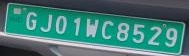
#> input picture ocr/test_samples/sample_plate_gj01.jpg, 189 x 56 px
$ python license_plate_ocr.py test_samples/sample_plate_gj01.jpg
#> lines starting #> are read from the running program, lines starting #| are printed output that depends on the picture
#> in main, crop is the input picture: shape (56, 189, 3); mean B, G, R 116.7, 121.1, 66.4
#| Image Resolution: 189x56 (Channels: 3)
"""
NETRA — License Plate Optical Character Recognition (OCR) Engine
Component: Model 3 — Plate Text Recognition & Validation
Project: SIH 2026 NETRA

Architecture:
  Plate Crop (OpenCV BGR)
    → Crop Validation
    → Gentle Preprocessing (8% Border Padding, H=48 Aspect-Preserved Resize, LAB-CLAHE)
    → PaddleOCR Recognition-Only (det=False, rec=True, cls=True) on CPU
    → Text Cleaning & Normalization (Uppercase, Alphanumeric Filtering)
    → Position-Aware OCR Ambiguity Correction (O/0, I/1, Z/2, S/5, B/8)
    → Indian Plate Baseline Format Validation (^[A-Z]{2}[0-9]{1,2}[A-Z]{0,3}[0-9]{4}$)
    → Structured Output & Fallback OCR against Unmodified Crop
"""

import os
import re
import sys
import logging
from typing import Dict, Any, Tuple, Optional, Set
import cv2
import numpy as np

# Configure module logger
logger = logging.getLogger("NETRA.OCR")
if not logger.handlers:
    handler = logging.StreamHandler()
    handler.setFormatter(logging.Formatter("[%(asctime)s] [%(levelname)s] [NETRA.OCR] %(message)s"))
    logger.addHandler(handler)
logger.setLevel(logging.INFO)

# Baseline Indian License Plate Regular Expression
# Format: 2-letter State Code + 1-2 digit District Code + 0-3 letter Series Code + 4 digit Registration
# Examples: MH12DE1433, DL1CAB1234, GJ01WC8529, KA531234, TN04AZ6643
# Note: This is a practical baseline rule representing standard civilian, commercial, and transport
# vehicles. It does NOT cover every possible specialized format (such as Bharat Series 22BH...,
# military upward-arrow plates, diplomatic CD/CC series, or temporary numbers).
BASELINE_INDIAN_PLATE_REGEX = re.compile(r"^[A-Z]{2}[0-9]{1,2}[A-Z]{0,3}[0-9]{4}$")

# Standard Two-Letter State & Union Territory Codes of India (CMVR Rule 50)
INDIAN_STATE_CODES: Set[str] = {
    "AN", "AP", "AR", "AS", "BR", "CG", "CH", "DD", "DH", "DL", "DN",
    "GA", "GJ", "HP", "HR", "JH", "JK", "KA", "KL", "LA", "LD", "MH",
    "ML", "MN", "MP", "MZ", "NL", "OD", "PB", "PY", "RJ", "SK", "TR",
    "TS", "UK", "UP", "WB", "OR", "UA"
}

# OCR Character Ambiguity Mapping Tables
# Applied strictly based on expected character position (numeric vs alphabetic)
NUM_TO_ALPHA: Dict[str, str] = {
    "0": "O",
    "1": "I",
    "2": "Z",
    "5": "S",
    "8": "B",
}

ALPHA_TO_NUM: Dict[str, str] = {
    "O": "0",
    "I": "1",
    "Z": "2",
    "S": "5",
    "B": "8",
}


def clean_plate_text(raw_text: Optional[str]) -> str:
    """
    Cleans raw OCR output text:
    - Converts to uppercase
    - Strips whitespace and linebreaks
    - Removes punctuation and symbols (hyphens, dots, quotes, colons, underscores)
    - Preserves only valid alphanumeric characters [A-Z0-9]
    """
    if not raw_text:
        return ""
    text = str(raw_text).upper().strip()
    return re.sub(r"[^A-Z0-9]", "", text)


def validate_indian_plate_format(text: str) -> bool:
    """
    Validates whether the cleaned registration string strictly matches
    the baseline Indian license plate regular expression:
    ^[A-Z]{2}[0-9]{1,2}[A-Z]{0,3}[0-9]{4}$
    """
    if not text:
        return False
    return bool(BASELINE_INDIAN_PLATE_REGEX.match(text))


def disambiguate_indian_plate(text: str) -> Tuple[str, bool]:
    """
    Applies position-aware OCR character disambiguation according to the
    Indian license plate baseline structure.

    Ambiguity substitutions (O<->0, I<->1, Z<->2, S<->5, B<->8) are NEVER applied
    blindly across the entire string. They are only substituted when a character's
    position demands a numeric or alphabetic type:
    - Positions 0 & 1 (State Code): Strictly Alphabetic [A-Z]
    - Position 2 (and 3 if 2-digit RTO): Strictly Numeric [0-9]
    - Middle Series (0-3 chars): Strictly Alphabetic [A-Z]
    - Last 4 Characters (Registration Number): Strictly Numeric [0-9]

    Returns:
        Tuple[str, bool]: (disambiguated_text, is_valid_format)
    """
    clean = clean_plate_text(text)
    if not clean:
        return "", False

    # If already fully valid according to baseline regex, return immediately
    if validate_indian_plate_format(clean):
        return clean, True

    n = len(clean)
    # Valid baseline Indian plate lengths range from 7 (e.g. DL11234) to 11 (e.g. DL10CAB1234)
    if n < 7 or n > 11:
        return clean, False

    best_candidate: Optional[str] = None
    min_penalty = float("inf")

    # Middle characters between state code (first 2) and registration digits (last 4)
    mid_raw = clean[2:n - 4]
    mid_len = len(mid_raw)

    # In India, only Delhi (DL) historically issues 1-digit district codes (DL 1 ... DL 9).
    # All other states strictly use 2-digit district codes (01 to 99).
    state_prefix = clean[:2]
    d_lens = (1, 2) if state_prefix == "DL" else (2, 1)

    for d_len in d_lens:
        s_len = mid_len - d_len
        if s_len not in (0, 1, 2, 3):
            continue

        subs = 0
        cand_parts = []
        possible = True

        # 1. State Code (Indices 0, 1): Expected ALPHABETIC
        for ch in clean[:2]:
            if ch.isalpha():
                cand_parts.append(ch)
            elif ch in NUM_TO_ALPHA:
                cand_parts.append(NUM_TO_ALPHA[ch])
                subs += 1
            else:
                possible = False
                break
        if not possible:
            continue

        # 2. District Code: mid_raw[:d_len] expected NUMERIC
        for ch in mid_raw[:d_len]:
            if ch.isdigit():
                cand_parts.append(ch)
            elif ch in ALPHA_TO_NUM:
                cand_parts.append(ALPHA_TO_NUM[ch])
                subs += 1
            else:
                possible = False
                break
        if not possible:
            continue

        # 3. Series Code: mid_raw[d_len:] expected ALPHABETIC
        for ch in mid_raw[d_len:]:
            if ch.isalpha():
                cand_parts.append(ch)
            elif ch in NUM_TO_ALPHA:
                cand_parts.append(NUM_TO_ALPHA[ch])
                subs += 1
            else:
                possible = False
                break
        if not possible:
            continue

        # 4. Registration Digits (Last 4 chars): Expected NUMERIC
        for ch in clean[-4:]:
            if ch.isdigit():
                cand_parts.append(ch)
            elif ch in ALPHA_TO_NUM:
                cand_parts.append(ALPHA_TO_NUM[ch])
                subs += 1
            else:
                possible = False
                break
        if not possible:
            continue

        candidate_str = "".join(cand_parts)
        if validate_indian_plate_format(candidate_str):
            cand_state = candidate_str[:2]
            # Reward recognized valid Indian state codes
            state_bonus = -0.5 if cand_state in INDIAN_STATE_CODES else 0.0
            penalty = subs + state_bonus
            if penalty < min_penalty:
                min_penalty = penalty
                best_candidate = candidate_str

    if best_candidate is not None:
        return best_candidate, True

    return clean, False


class LicensePlateOCR:
    """
    Production-grade License Plate Optical Character Recognition (OCR) engine.

    Features:
    - PaddleOCR recognition-only inference (rec=True, det=False, cls=True)
    - Fixed CPU inference runtime bypassing OneDNN fused_conv2d defects
    - Non-aggressive preprocessing (aspect-preserved height normalization to 48px,
      8% border padding, gentle LAB-space CLAHE)
    - Fallback verification using unmodified original plate crops
    - Position-aware Indian license plate character disambiguation
    - Structured JSON-compatible output format
    """

    def __init__(
        self,
        confidence_threshold: float = 0.50,
        target_height: int = 48,
        padding_ratio: float = 0.08,
        enable_clahe: bool = True,
        clahe_clip_limit: float = 1.5,
        clahe_grid_size: Tuple[int, int] = (8, 8),
        enable_fallback: bool = True,
        use_gpu: bool = False,
        lang: str = "en",
    ) -> None:
        """
        Initializes the LicensePlateOCR engine.

        Args:
            confidence_threshold: Minimum confidence score [0.0, 1.0] to accept text. Default 0.50.
            target_height: Normalized plate height in pixels. Default 48.
            padding_ratio: Fractional padding added around the crop. Default 0.08 (8%).
            enable_clahe: Whether to apply gentle CLAHE contrast enhancement. Default True.
            clahe_clip_limit: CLAHE clip limit (lower values prevent character distortion). Default 1.5.
            clahe_grid_size: CLAHE tile grid size. Default (8, 8).
            enable_fallback: If True, evaluates unmodified crop if preprocessed crop fails validation.
            use_gpu: Whether to use GPU (False keeps OCR on CPU to protect 4GB VRAM). Default False.
            lang: Language dictionary for PaddleOCR. Default 'en'.
        """
#> called with confidence_threshold = 0.5, target_height = 48, padding_ratio = 0.08, enable_clahe = True, clahe_clip_limit = 1.5, clahe_grid_size = (8, 8), enable_fallback = True, use_gpu = False
        self.confidence_threshold = float(confidence_threshold)
        self.target_height = int(target_height)
        self.padding_ratio = float(padding_ratio)
        self.enable_clahe = bool(enable_clahe)
        self.clahe_clip_limit = float(clahe_clip_limit)
        self.clahe_grid_size = clahe_grid_size
        self.enable_fallback = bool(enable_fallback)
        self.use_gpu = bool(use_gpu)
        self.lang = str(lang)

        # Lazy/Direct initialization of PaddleOCR
        self._ocr_engine = None
        self._init_engine()
#> (the call stopped at in _init_engine, `self._ocr_engine = PaddleOCR( lang=self.lang, use_gpu=self.use_gpu, en..`: paddleocr is not available in this run)

    def _init_engine(self) -> None:
        """Instantiates PaddleOCR with OneDNN disabled and recognition-only parameters."""
        try:
            from paddleocr import PaddleOCR
            # Initialize with explicit CPU parameters and show_log=False to reduce terminal clutter
            self._ocr_engine = PaddleOCR(
                lang=self.lang,
                use_gpu=self.use_gpu,
                enable_mkldnn=False,   # Critical: Disables OneDNN to prevent fused_conv2d crash
                use_angle_cls=True,    # Orientation classifier for angled/tilted plates
                show_log=False
            )
            logger.info("PaddleOCR recognition engine successfully initialized on CPU (MKLDNN=False).")
        except Exception as exc:
            logger.error(f"Failed to initialize PaddleOCR engine: {exc}")
            raise RuntimeError(f"Could not initialize PaddleOCR: {exc}") from exc

    def validate_crop(self, crop: Optional[np.ndarray]) -> bool:
        """Validates that the input crop is a non-empty, multi-channel image array."""
        if crop is None or not isinstance(crop, np.ndarray):
            return False
        if crop.size == 0 or crop.ndim != 3:
            return False
        h, w, c = crop.shape
#> h = 56; w = 189; c = 3
        if h < 4 or w < 8 or c != 3:
            return False
        return True

    def preprocess(self, crop: np.ndarray) -> np.ndarray:
        """
        Preprocesses a raw plate crop for optimal character recognition:
        1. Adds ~8% border padding (using BORDER_REPLICATE)
        2. Normalizes plate height to target_height (48 px) while preserving aspect ratio
        3. Applies gentle CLAHE contrast enhancement on the luminance channel (LAB space)
        """
        h, w = crop.shape[:2]
#> h = 56; w = 189

        # 1. 8% Border Padding
        pad_y = max(1, int(round(h * self.padding_ratio)))
#> pad_y = 4
        pad_x = max(1, int(round(w * self.padding_ratio)))
#> pad_x = 15
        padded = cv2.copyMakeBorder(
            crop, pad_y, pad_y, pad_x, pad_x,
            borderType=cv2.BORDER_REPLICATE
        )
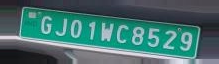
#> padded: shape (64, 219, 3); mean B, G, R 108.7, 110.1, 68.4

        # 2. Aspect-Preserved Resizing to Target Height
        ph, pw = padded.shape[:2]
#> ph = 64; pw = 219
        scale = self.target_height / float(ph)
#> scale = 0.75
        target_width = max(16, int(round(pw * scale)))
#> target_width = 164
        resized = cv2.resize(
            padded,
            (target_width, self.target_height),
            interpolation=cv2.INTER_CUBIC
        )
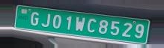
#> resized: shape (48, 164, 3); mean B, G, R 108.7, 110.1, 68.4

        # 3. Gentle CLAHE Contrast Enhancement
        if self.enable_clahe:
            lab = cv2.cvtColor(resized, cv2.COLOR_BGR2LAB)
#> lab: shape (48, 164, 3); mean of channels 0, 1, 2 110.8, 116.3, 125.1
            l_channel, a_channel, b_channel = cv2.split(lab)
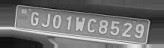
#> l_channel: shape (48, 164); min 14, max 239, mean 110.8
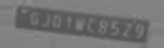
#> a_channel: shape (48, 164); min 82, max 141, mean 116.3
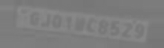
#> b_channel: shape (48, 164); min 117, max 138, mean 125.1
            clahe = cv2.createCLAHE(
                clipLimit=self.clahe_clip_limit,
                tileGridSize=self.clahe_grid_size
            )
            l_enhanced = clahe.apply(l_channel)
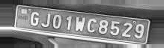
#> l_enhanced: shape (48, 164); min 15, max 255, mean 125
            lab_enhanced = cv2.merge((l_enhanced, a_channel, b_channel))
#> lab_enhanced: shape (48, 164, 3); mean of channels 0, 1, 2 125, 116.3, 125.1
            enhanced = cv2.cvtColor(lab_enhanced, cv2.COLOR_LAB2BGR)
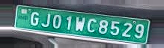
#> enhanced: shape (48, 164, 3); mean B, G, R 122.7, 124.1, 83.9
            return enhanced

        return resized

    def _recognize_single(self, image: np.ndarray) -> Tuple[str, float]:
        """
        Executes recognition-only PaddleOCR inference on a single image array.

        Returns:
            Tuple[str, float]: (raw_recognized_text, confidence_score)
        """
        if self._ocr_engine is None:
            return "", 0.0

        try:
            # det=False: bypass DBNet text detector (YOLO already localized plate)
            # rec=True: SVTR_LCNet recognition
            # cls=True: 180-degree text angle orientation classifier
            results = self._ocr_engine.ocr(image, det=False, rec=True, cls=True)

            if not results or not results[0]:
                return "", 0.0

            first_pred = results[0][0]
            if isinstance(first_pred, tuple) and len(first_pred) >= 2:
                raw_text = str(first_pred[0]).strip()
                conf = float(first_pred[1])
                return raw_text, conf

            return "", 0.0
        except Exception as err:
            logger.warning(f"PaddleOCR recognition exception: {err}")
            return "", 0.0

    def predict(self, crop: Optional[np.ndarray]) -> Dict[str, Any]:
        """
        Recognizes and validates license plate text from an OpenCV BGR crop.

        Args:
            crop: OpenCV BGR image array containing the detected license plate.

        Returns:
            Dict containing:
                "text": str (Cleaned and disambiguated registration string)
                "confidence": float (OCR model confidence score [0.0, 1.0])
                "raw_text": str (Unprocessed OCR engine output)
                "valid_format": bool (True if text conforms to Indian plate regex)
        """
        # Return default empty structure for invalid crops
        if not self.validate_crop(crop):
            return {
                "text": "",
                "confidence": 0.0,
                "raw_text": "",
                "valid_format": False,
            }

        # Step 1: Preprocessed Crop Recognition
        preprocessed = self.preprocess(crop)
        prep_raw, prep_conf = self._recognize_single(preprocessed)
#> prep_raw = ''; prep_conf = 0
        prep_clean = clean_plate_text(prep_raw)
#> prep_clean = ''
        prep_text, prep_valid = disambiguate_indian_plate(prep_clean)
#> prep_text = ''; prep_valid = False

        # Candidate selected by default
        best_text = prep_text
#> best_text = ''
        best_conf = prep_conf
#> best_conf = 0
        best_raw = prep_raw
#> best_raw = ''
        best_valid = prep_valid
#> best_valid = False

        # Step 2: Fallback Evaluation using Raw Unmodified Crop
        # If preprocessed crop yields invalid format, low confidence, or empty text,
        # evaluate the unmodified original crop to prevent over-filtering/artifacts.
        if self.enable_fallback:
            needs_fallback = (
                not prep_valid
                or prep_conf < self.confidence_threshold
                or len(prep_clean) == 0
            )
#> needs_fallback = True

            if needs_fallback:
                raw_raw, raw_conf = self._recognize_single(crop)
#> raw_raw = ''; raw_conf = 0
                raw_clean = clean_plate_text(raw_raw)
#> raw_clean = ''
                raw_text, raw_valid = disambiguate_indian_plate(raw_clean)
#> raw_text = ''; raw_valid = False

                # Selection logic:
                # 1. Prefer candidate with valid Indian format
                # 2. If both valid or both invalid, prefer higher confidence
                if raw_valid and not prep_valid:
                    best_text, best_conf, best_raw, best_valid = raw_text, raw_conf, raw_raw, True
                elif raw_valid and prep_valid:
                    if raw_conf > prep_conf:
                        best_text, best_conf, best_raw, best_valid = raw_text, raw_conf, raw_raw, True
                elif not raw_valid and not prep_valid:
                    if raw_conf > prep_conf:
                        best_text, best_conf, best_raw, best_valid = raw_text, raw_conf, raw_raw, False

        # If best confidence is below threshold, still report text but mark valid_format
        # accordingly if format check failed or confidence is negligible
        return {
            "text": best_text,
            "confidence": round(float(best_conf), 4),
            "raw_text": best_raw,
            "valid_format": bool(best_valid and best_conf >= self.confidence_threshold),
        }

    def __call__(self, crop: Optional[np.ndarray]) -> Dict[str, Any]:
        """Convenience functor mapping directly to predict(crop)."""
        return self.predict(crop)


def main() -> None:
    """Command-line interface for testing LicensePlateOCR on an image file."""
    import argparse

    parser = argparse.ArgumentParser(
        description="NETRA License Plate OCR CLI Tester"
    )
    parser.add_argument("image_path", type=str, help="Path to license plate crop image file")
    parser.add_argument(
        "--threshold", type=float, default=0.50, help="Confidence threshold (default: 0.50)"
    )
    parser.add_argument(
        "--no-clahe", action="store_true", help="Disable CLAHE preprocessing"
    )
    args = parser.parse_args()

    image_path = os.path.abspath(args.image_path)
    print("=" * 60)
    print("NETRA License Plate OCR — Command-Line Verification")
    print("=" * 60)
    print(f"Input Image: {image_path}")

    if not os.path.isfile(image_path):
        print(f"ERROR: Image file does not exist: {image_path}", file=sys.stderr)
        sys.exit(1)

    crop = cv2.imread(image_path)
    if crop is None:
        print(f"ERROR: Failed to read image using OpenCV: {image_path}", file=sys.stderr)
        sys.exit(1)

    print(f"Image Resolution: {crop.shape[1]}x{crop.shape[0]} (Channels: {crop.shape[2]})")

    ocr_engine = LicensePlateOCR(
        confidence_threshold=args.threshold,
        enable_clahe=not args.no_clahe,
    )

    result = ocr_engine.predict(crop)
#> result = {'text': '', 'confidence': 0, 'raw_text': '', 'valid_format': False}

    print("-" * 60)
    print(f"Recognized Text (Raw):  {result['raw_text']}")
#| Recognized Text (Raw):
    print(f"Cleaned Text:           {result['text']}")
#| Cleaned Text:
    print(f"Confidence Score:       {result['confidence']:.4f}")
#| Confidence Score:       0.0000
    print(f"Format Validity:        {result['valid_format']}")
#| Format Validity:        False
    print("=" * 60)


if __name__ == "__main__":
    main()
